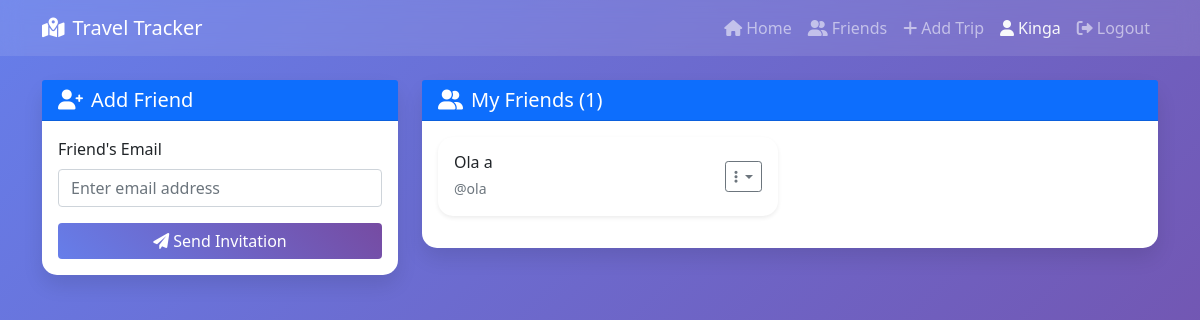
The page /friends (signed in) on the database its author committed.
### users.py (models this page shows, shortened)
class User(UserMixin, db.Model):
    id = db.Column(db.Integer, primary_key=True)
    username = db.Column(db.String(80), unique=True, nullable=False)
    email = db.Column(db.String(120), unique=True, nullable=False)
    password_hash = db.Column(db.String(200), nullable=False)
    first_name = db.Column(db.String(50), nullable=False)
    last_name = db.Column(db.String(50), nullable=False)
    created_at = db.Column(db.DateTime, default=datetime.utcnow)
    is_active = db.Column(db.Boolean, default=True)
    @property
    def full_name(self):
        return f"{self.first_name} {self.last_name}"

### routes.py (the view)
@main_bp.route('/friends')
@login_required
def friends():
    user_friends = Friendship.get_user_friends(current_user.id)
    pending_requests = Friendship.get_pending_requests(current_user.id)
    sent_requests = Friendship.get_sent_requests(current_user.id)
    return render_template('friends.html',
                         friends=user_friends,
                         pending_requests=pending_requests,
                         sent_requests=sent_requests)

### app.py (called while the page is built)
def create_app():
    app = Flask(__name__)
    app.config.from_object('config.Config')
    db.init_app(app)
    login_manager.init_app(app)
    login_manager.login_view = 'main.login'
    login_manager.login_message = 'You must log in to access this page.'
    login_manager.login_message_category = 'info'
    @login_manager.user_loader
    def load_user(user_id):
        from users import User
        return User.query.get(int(user_id))
    from routes import main_bp
    app.register_blueprint(main_bp)
    return app

### friends.py (called while the page is built)
    @staticmethod
    def get_user_friends(user_id):
        from users import User
        friendships = Friendship.query.filter(
            ((Friendship.requester_id == user_id) | (Friendship.addressee_id == user_id)) &
            (Friendship.status == 'accepted')
        ).all()
        friends = []
        for friendship in friendships:
            friend_id = friendship.addressee_id if friendship.requester_id == user_id else friendship.requester_id
            friend = User.query.get(friend_id)
            if friend:
                friends.append(friend)
        return friends

    @staticmethod
    def get_pending_requests(user_id):
        return Friendship.query.filter(
            (Friendship.addressee_id == user_id) & (Friendship.status == 'pending')
        ).all()

    @staticmethod
    def get_sent_requests(user_id):
        return Friendship.query.filter(
            (Friendship.requester_id == user_id) & (Friendship.status == 'pending')
        ).all()

### templates/friends.html (shortened to what this page needs)
{% extends "base.html" %}
{% block content %}
<div class="row">
    <div class="col-md-4">
        <div class="card mb-4">
            <div class="card-header bg-primary text-white">
                <h5 class="mb-0">
                    <i class="fas fa-user-plus me-2"></i>Add Friend
                </h5>
            </div>
            <div class="card-body">
                <form action="{{ url_for('main.send_friend_request') }}" method="POST">
                    <div class="mb-3">
                        <label for="email" class="form-label">Friend's Email</label>
                        <input type="email" class="form-control" id="email" name="email"
                               placeholder="Enter email address" required>
                    </div>
                    <button type="submit" class="btn btn-primary w-100">
                        <i class="fas fa-paper-plane me-1"></i>Send Invitation
                    </button>
                </form>
            </div>
        </div>
    </div>
    <div class="col-md-8">
        <div class="card">
            <div class="card-header bg-primary text-white">
                <h5 class="mb-0">
                    <i class="fas fa-user-friends me-2"></i>My Friends ({{ friends|length }})
                </h5>
            </div>
            <div class="card-body">
                {% if friends %}
                    <div class="row">
                        {% for friend in friends %}
                        <div class="col-md-6 mb-3">
                            <div class="card border-0 shadow-sm">
                                <div class="card-body">
                                    <div class="d-flex justify-content-between align-items-center">
                                        <div>
                                            <h6 class="mb-1">{{ friend.full_name }}</h6>
                                            <small class="text-muted">@{{ friend.username }}</small>
                                        </div>
                                        <div class="dropdown">
                                            <button class="btn btn-sm btn-outline-secondary dropdown-toggle"
                                                    type="button" data-bs-toggle="dropdown">
                                                <i class="fas fa-ellipsis-v"></i>
                                            </button>
                                        </div>
                                    </div>
                                </div>
                            </div>
                        </div>
                        {% endfor %}
                    </div>
                {% else %}
                    <div class="text-center py-4">
                        <i class="fas fa-users fa-3x text-muted mb-3"></i>
                        <h6 class="text-muted">No friends yet</h6>
                        <p class="text-muted">Start by sending friend invitations using email addresses!</p>
                    </div>
                {% endif %}
            </div>
        </div>
    </div>
</div>
{% endblock %}

### templates/base.html (shortened to what this page needs)
<!DOCTYPE html>
<html lang="en">
<head>
    <link href="https://cdn.jsdelivr.net/npm/bootstrap@5.1.3/dist/css/bootstrap.min.css" rel="stylesheet">
    <link href="https://cdnjs.cloudflare.com/ajax/libs/font-awesome/6.0.0/css/all.min.css" rel="stylesheet">
</head>
<body>
    <nav class="navbar navbar-expand-lg navbar-dark">
        <div class="container">
            <a class="navbar-brand" href="{{ url_for('main.index') }}">
                <i class="fas fa-map-marked-alt me-2"></i>Travel Tracker
            </a>
            <div class="navbar-nav ms-auto">
                <a class="nav-link" href="{{ url_for('main.index') }}">
                    <i class="fas fa-home me-1"></i>Home
                </a>
                {% if current_user.is_authenticated %}
                    <a class="nav-link" href="{{ url_for('main.friends') }}">
                        <i class="fas fa-user-friends me-1"></i>Friends
                    </a>
                    <a class="nav-link" href="{{ url_for('main.add_trip') }}">
                        <i class="fas fa-plus me-1"></i>Add Trip
                    </a>
                    <span class="nav-link text-light">
                        <i class="fas fa-user me-1"></i>{{ current_user.first_name }}
                    </span>
                    <a class="nav-link" href="{{ url_for('main.logout') }}">
                        <i class="fas fa-sign-out-alt me-1"></i>Logout
                    </a>
                {% endif %}
            </div>
        </div>
    </nav>
    <div class="container mt-4">
        {% block content %}{% endblock %}
    </div>
</body>
</html>

### templates/base.html (style rules this page uses)
body { background: linear-gradient(135deg, #667eea 0%, #764ba2 100%); min-height: 100vh; }
.card { box-shadow: 0 10px 20px rgba(0,0,0,0.1); border: none; border-radius: 15px; }
.navbar { background: rgba(255,255,255,0.1) !important; backdrop-filter: blur(10px); }
.btn-primary { background: linear-gradient(45deg, #667eea, #764ba2); border: none; }

### rows shown on the page
User: first_name "Kinga"
User: full_name "Ola a", username "ola"

### other values the page prints
{{ friends|length }} "1"
